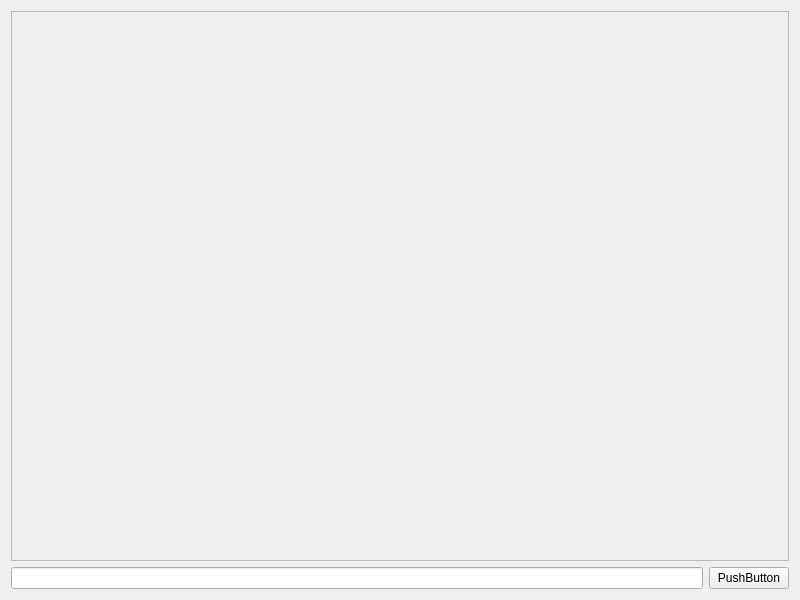
<?xml version="1.0" encoding="UTF-8"?>
<ui version="4.0">
 <class>Widget</class>
 <widget class="QWidget" name="Widget">
  <property name="geometry">
   <rect>
    <x>0</x>
    <y>0</y>
    <width>800</width>
    <height>600</height>
   </rect>
  </property>
  <property name="windowTitle">
   <string>Widget</string>
  </property>
  <layout class="QVBoxLayout" name="verticalLayout">
   <item>
    <widget class="QScrollArea" name="scrollArea">
     <property name="widgetResizable">
      <bool>true</bool>
     </property>
     <widget class="QWidget" name="scrollAreaWidgetContents">
      <property name="geometry">
       <rect>
        <x>0</x>
        <y>0</y>
        <width>780</width>
        <height>548</height>
       </rect>
      </property>
      <layout class="QVBoxLayout" name="verticalLayout_2"/>
     </widget>
    </widget>
   </item>
   <item>
    <layout class="QHBoxLayout" name="horizontalLayout">
     <item>
      <widget class="QLineEdit" name="lineEdit"/>
     </item>
     <item>
      <widget class="QPushButton" name="pushButton">
       <property name="text">
        <string>PushButton</string>
       </property>
      </widget>
     </item>
    </layout>
   </item>
  </layout>
 </widget>
 <resources/>
 <connections/>
</ui>
